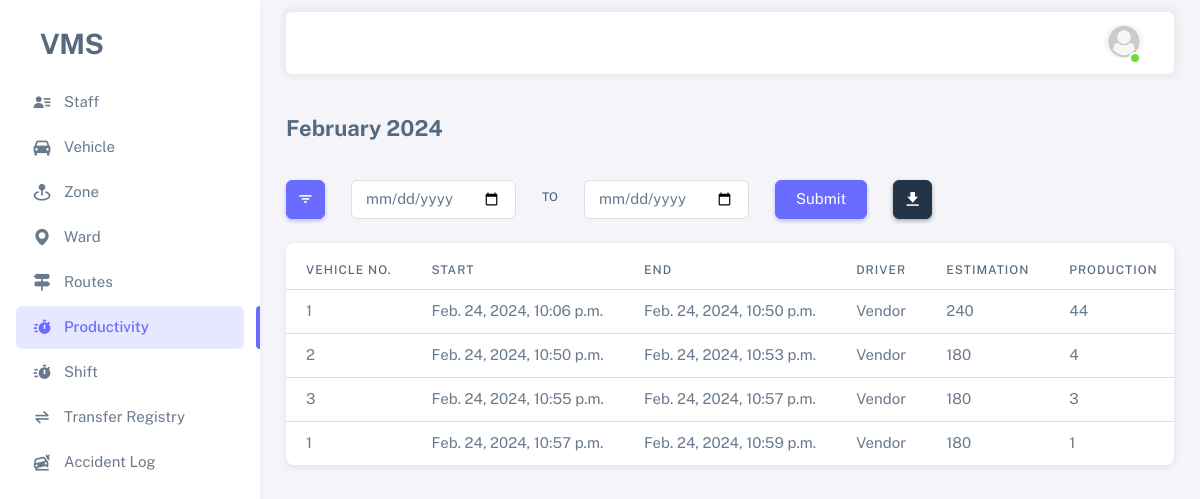
The page /productivity-month-report/ (signed in) on the database as committed earlier.
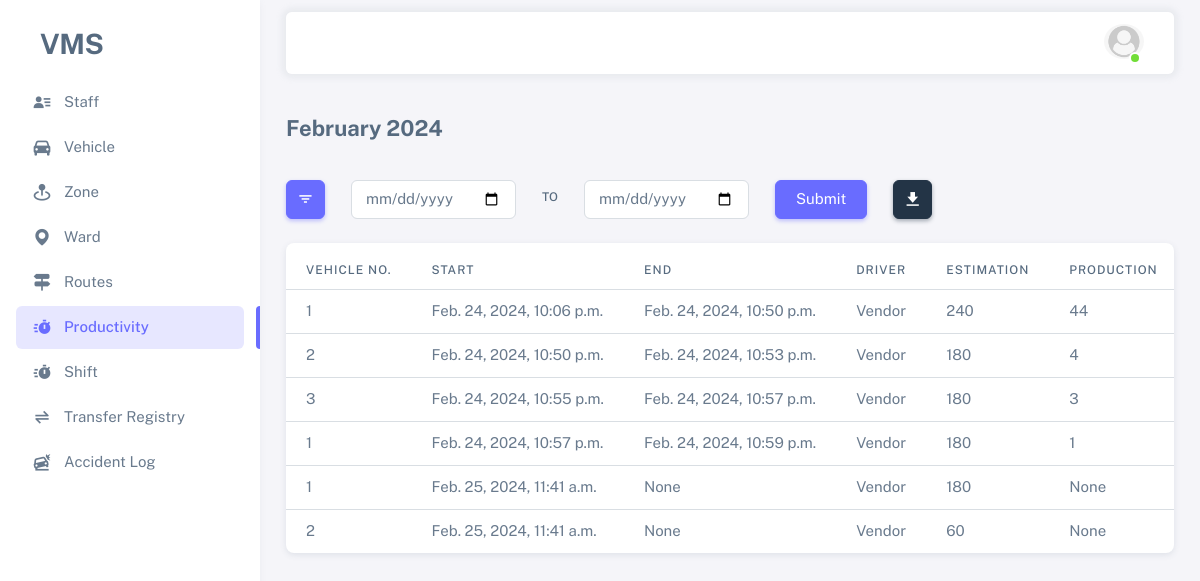
The same page on the database as committed later.
### vms_app/models.py (models this page shows, shortened)
class Employee(AbstractBaseUser, PermissionsMixin):
    id = models.UUIDField(primary_key=True, editable=False, unique=True, default=uuid.uuid4)
    name = models.CharField(max_length=100)
    image = models.ImageField(upload_to='profiles/', null=True, blank=True)
    employee_id = models.CharField(max_length=100, unique=True)
    is_active = models.BooleanField(default=True)
    is_staff = models.BooleanField(default=True)
    is_superuser = models.BooleanField(default=False)
    contact = models.CharField(max_length=255)
    address = models.TextField()
    remark = models.TextField(null=True, blank=True)
    objects = EmployeeManager()
    USERNAME_FIELD = 'employee_id'
    REQUIRED_FIELDS = ['name']

class Productivity(models.Model):
    choices_shifts = [
        ('I', 'I'),
        ('II', 'II'),
        ('III', 'III'),
        ('Others', 'Others')
    ]
    vehicle = models.ForeignKey(Vehicle, related_name="vehicle_productivity_set", on_delete=models.PROTECT,
                                limit_choices_to={'is_active': True, 'is_working': False})
    start = models.DateTimeField(default=timezone.now)
    out_km = models.FloatField(null=True, blank=True, default=0.0)
    start_image = models.ImageField(upload_to='productivity_start/')
    end = models.DateTimeField(null=True, blank=True)
    in_km = models.FloatField(null=True, blank=True, default=0.0)
    end_image = models.ImageField(upload_to='productivity_end/', null=True, blank=True)
    created_on = models.DateTimeField(auto_now_add=True)
    created_date = models.DateField(auto_now_add=True)
    shift = models.CharField(max_length=100, choices=choices_shifts)
    routes = models.ManyToManyField(Route, blank=False, limit_choices_to={'is_active': True, 'is_working': False})
    estimation = models.IntegerField(null=True, blank=True)
    driver = models.CharField(max_length=500, default='Vendor')
    day_production = models.IntegerField(null=True, blank=True)
    total_trip = models.IntegerField(null=True, blank=True, default=1)
    first_trip_ton = models.IntegerField(null=True, blank=True)
    second_trip_ton = models.IntegerField(null=True, blank=True)
    third_trip_ton = models.IntegerField(null=True, blank=True)
    fourth_trip_ton = models.IntegerField(null=True, blank=True)
    fifth_trip_ton = models.IntegerField(null=True, blank=True)
    sixth_trip_ton = models.IntegerField(null=True, blank=True)
    trip_ton = models.IntegerField(default=0, null=True, blank=True)
    class Meta:
        unique_together = ['shift', 'vehicle', 'created_date']

class Vehicle(models.Model):
    vehicle_number = models.CharField(max_length=100, unique=True)
    is_active = models.BooleanField(default=True)
    is_working = models.BooleanField(default=False)
    supervisor = models.ForeignKey(Employee, on_delete=models.SET_NULL, null=True, blank=True,
                                   related_name='vehicle_supervised_by', limit_choices_to={'is_active': True})
    load_estimation = models.IntegerField(default=1000)  # in kg
    remark = models.TextField(null=True, blank=True)
    created_by = models.ForeignKey(Employee, on_delete=models.SET_NULL, null=True, blank=True,
                                   related_name='vehicle_created_by')
    created_on = models.DateTimeField(auto_now_add=True)
    updated_by = models.ForeignKey(Employee, on_delete=models.SET_NULL, null=True, blank=True,
                                   related_name='vehicle_updated_by')
    updated_on = models.DateTimeField(auto_now=True)
    zone = models.ForeignKey(Zone, related_name='zone_vehicles_set',
                             on_delete=models.PROTECT, null=True, blank=True)
    workshop = models.ForeignKey(Workshop, related_name='workshop_vehicles_set',
                                 on_delete=models.PROTECT, null=True, blank=True)
    register_number = models.CharField(max_length=50, null=True, blank=True, unique=True)
    chassis_number = models.CharField(max_length=50, null=True, blank=True)
    vehicle_model = models.CharField(max_length=50, null=True, blank=True)
    type = models.CharField(max_length=50, null=True, blank=True)
    engine_number = models.CharField(max_length=50, null=True, blank=True)
    fc_date = models.DateField(null=True, blank=True)
    insurance = models.DateField(null=True, blank=True)
    puc = models.DateField(null=True, blank=True)  # pollution under control certificate expiry date
    def __str__(self) -> str:
        return self.vehicle_number

### vms_app/views.py (the view)
# urls.py: path('productivity-month-report/', views.productivity_month_report, name='productivity_month_report'),
@login_required(login_url='login')
@active_required
def productivity_month_report(request):
    today = timezone.now()
    current_year = today.year
    current_month = today.month
    productivity = Productivity.objects.filter(
        start__year=current_year,
        start__month=current_month
    )
    filename = today.strftime("%B %Y")
    if request.method == "POST":
        response = HttpResponse(content_type='application/ms-excel')
        response['Content-Disposition'] = f'attachment; filename="{filename}.xlsx"'
        excel_report = productivity_excel_report(filename, productivity)
        excel_report.save(response)
        return response
    context = {
        "head": filename,
        "menu": "menu-productivity",
        "productivity_list": productivity
    }
    return render(request, 'vms_app/productivity_report.html', context)

### vms_app/templates/vms_app/productivity_report.html (shortened to what this page needs)
{% extends "base.html" %}
{% load crispy_forms_tags %}
{% block content %}
<h4 class="fw-bold py-3 mb-4">{% if data %}{{data.start|date:"d / m / Y"}} - {{data.end|date:"d / m / Y"}}{% else %}{{head}}{% endif %}</h4>
<div class="row">
    <div class="col-auto">
        <button type="button" class="btn btn-primary btn-icon dropdown-toggle hide-arrow" data-bs-toggle="dropdown" aria-expanded="false">
            <i class="bx bx-filter"></i>
        </button>
    </div>
    <div class="col-auto">
        <form action="{% url "productivity_custom_report" %}" method="post">
            <div class="row">
                <div class="col-auto">
                    <input class="form-control" type="date" name="start" value="{{data.start|date:"Y-m-d"}}" required>
                </div>
                <div class="col-auto">
                    <label class="form-label mt-2">To</label>
                </div>
                <div class="col-auto">
                    <input class="form-control" type="date" name="end" value="{{data.end|date:"Y-m-d"}}" required>
                </div>
                <div class="col-auto">
                    <button type="submit" class="btn btn-primary" name="submit">Submit</button>
                </div>
            </div>
        </form>
    </div>
    {% if not custom %}
        <div class="col-auto">
            <form  method="post">
                <button type="submit" class="btn btn-dark btn-icon" name="download" value="1"><i class='bx bxs-download' ></i></button>
            </form>
        </div>
    {% endif %}
</div>
<div class="card mt-4">
    <div class="table-responsive text-nowrap mt-2">
        <table class="table">
            <thead>
                <tr>
                    <th>Vehicle No.</th>
                    <th>Start</th>
                    <th>End</th>
                    <th>Driver</th>
                    <th>Estimation</th>
                    <th>Production</th>
                </tr>
            </thead>
            <tbody class="table-border-bottom-0">
                {% for productivity in productivity_list %}
                <tr>
                    <td>{{productivity.vehicle}}</td>
                    <td>{{productivity.start}}</td>
                    <td>{{productivity.end}}</td>
                    <td>{{productivity.driver }}</td>
                    <td>{{productivity.estimation }}</td>
                    <td>{{productivity.day_production }}</td>
                </tr>
                {% endfor %}
            </tbody>
        </table>
    </div>
</div>
{% endblock content %}

### templates/base.html (shortened to what this page needs)
<!DOCTYPE html>
{% load static %}
<html
        lang="en"
        class="light-style layout-menu-fixed"
        dir="ltr"
        data-theme="theme-default"
        data-assets-path="{% static "assets/" %}"
        data-template="vertical-menu-template-free"
>
<head>
    <link rel="stylesheet" href="{% static "assets/vendor/fonts/boxicons.css" %}"/>
    <link rel="stylesheet" href="{% static "assets/vendor/css/core.css" %}" class="template-customizer-core-css"/>
    <link rel="stylesheet" href="{% static "assets/vendor/css/theme-default.css" %}"
          class="template-customizer-theme-css"/>
    <link rel="stylesheet" href="{% static "assets/css/demo.css" %}"/>
    <link rel="stylesheet" href="{% static "assets/vendor/libs/perfect-scrollbar/perfect-scrollbar.css" %}"/>
    <link rel="stylesheet" href="{% static "assets/vendor/libs/apex-charts/apex-charts.css" %}"/>
    <link rel="stylesheet" href="https://cdn.jsdelivr.net/npm/bootstrap-icons@1.11.3/font/bootstrap-icons.min.css">
</head>
<body>
<div class="layout-wrapper layout-content-navbar">
    <div class="layout-container">
        <aside id="layout-menu" class="layout-menu menu-vertical menu bg-menu-theme">
            <div class="app-brand demo">
                <a href="{% url "home" %}" class="app-brand-link">
                    <span class="app-brand-text demo menu-text fw-bolder ms-2">VMS</span>
                </a>
            </div>
            <ul class="menu-inner py-1">
                {% if request.user.is_superuser %}
                    <li class="menu-item" id="menu-staff">
                        <a href="{% url "staff_list" %}" class="menu-link">
                            <i class="menu-icon tf-icons bx bxs-user-detail"></i>
                            <div data-i18n="Staff">Staff</div>
                        </a>
                    </li>
                {% endif %}
                <li class="menu-item" id="menu-vehicle">
                    <a href="{% url "home" %}" class="menu-link">
                        <i class="menu-icon tf-icons bx bxs-car"></i>
                        <div data-i18n="Vehicle">Vehicle</div>
                    </a>
                </li>
                <li class="menu-item" id="menu-zone">
                    <a href="{% url "zone_list" %}" class="menu-link">
                        <i class="menu-icon tf-icons bx bxs-map-pin"></i>
                        <div data-i18n="Routes">Zone</div>
                    </a>
                </li>
                <li class="menu-item" id="menu-ward">
                    <a href="{% url "ward_list" %}" class="menu-link">
                        <i class="menu-icon tf-icons bx bxs-map"></i>
                        <div data-i18n="Routes">Ward</div>
                    </a>
                </li>
                <li class="menu-item" id="menu-route">
                    <a href="{% url "route_list" %}" class="menu-link">
                        <i class="menu-icon tf-icons bx bxs-directions"></i>
                        <div data-i18n="Routes">Routes</div>
                    </a>
                </li>
                <li class="menu-item" id="menu-productivity">
                    <a href="{% url "productivity_list" %}" class="menu-link">
                        <i class="menu-icon tf-icons bx bxs-timer"></i>
                        <div data-i18n="Routes">Productivity</div>
                    </a>
                </li>
                <li class="menu-item" id="menu-shift">
                    <a href="{% url "shift_list" %}" class="menu-link">
                        <i class="menu-icon tf-icons bx bxs-timer"></i>
                        <div data-i18n="Routes">Shift</div>
                    </a>
                </li>
                <li class="menu-item" id="menu-transfer-registry">
                    <a href="{% url "transfer_register_view" %}" class="menu-link">
                        <i class="menu-icon tf-icons bx bx-transfer-alt"></i>
                        <div data-i18n="Routes">Transfer Registry</div>
                    </a>
                </li>
                <li class="menu-item" id="menu-accident-logs">
                    <a href="{% url "accident_log_view" %}" class="menu-link">
                        <i class="menu-icon tf-icons bx bxs-car-crash"></i>
                        <div data-i18n="Routes">Accident Log</div>
                    </a>
                </li>
            </ul>
        </aside>
        <div class="layout-page">
            <nav class="layout-navbar container-xxl navbar navbar-expand-xl navbar-detached align-items-center bg-navbar-theme"
                 id="layout-navbar">
                <div class="navbar-nav-right d-flex align-items-center" id="navbar-collapse">
                    <ul class="navbar-nav flex-row align-items-center ms-auto">
                        <li class="nav-item navbar-dropdown dropdown-user dropdown">
                            <a class="nav-link dropdown-toggle hide-arrow" href="javascript:void(0);"
                               data-bs-toggle="dropdown">
                                <div class="avatar avatar-online">
                                    <img src="
                                            {% if request.user.image %}{{ request.user.image.url }}{% else %}{% static "assets/img/avatars/default.png" %}{% endif %}"
                                         width="50px" alt class="w-px-40 h-auto rounded-circle"/>
                                </div>
                            </a>
                        </li>
                    </ul>
                </div>
            </nav>
            <div class="content-wrapper">
                <div class="container-xxl flex-grow-1 container-p-y">
                    {% block content %}
                    {% endblock content %}
                </div>
            </div>
        </div>
    </div>
</div>
</body>
</html>

### static/assets/css/demo.css (style rules this page uses)
.menu .app-brand.demo { height: 64px; margin-top: 12px; }
.app-brand-text.demo { font-size: 1.75rem; letter-spacing: -0.5px; }

Rows that differ between the two databases and show on the page:
added Productivity: vehicle "1", start "Feb. 25, 2024, 11:41 a.m.", end "None", driver "Vendor", estimation "180", day_production "None"
added Productivity: vehicle "2", start "Feb. 25, 2024, 11:41 a.m.", end "None", driver "Vendor", estimation "60", day_production "None"
